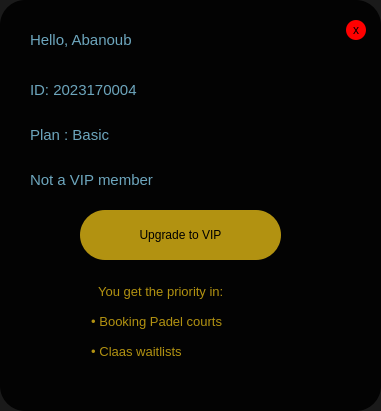
   <widget class="QWidget" name="ProfileWidget" native="true">
    <property name="geometry">
     <rect>
      <x>60</x>
      <y>40</y>
      <width>381</width>
      <height>411</height>
     </rect>
    </property>
    <property name="styleSheet">
     <string notr="true">background: none;
background-color: rgba(0,0,0,0.9);
border-radius: 25px;</string>
    </property>
    <widget class="QLabel" name="NameLabel">
     <property name="geometry">
      <rect>
       <x>30</x>
       <y>30</y>
       <width>271</width>
       <height>20</height>
      </rect>
     </property>
     <property name="font">
      <font>
       <pointsize>11</pointsize>
      </font>
     </property>
     <property name="styleSheet">
      <string notr="true">background: none;
color: rgba(135, 206, 235,0.8)</string>
     </property>
     <property name="text">
      <string>Hello, Abanoub</string>
     </property>
    </widget>
    <widget class="QLabel" name="IDLabel">
     <property name="geometry">
      <rect>
       <x>30</x>
       <y>80</y>
       <width>271</width>
       <height>20</height>
      </rect>
     </property>
     <property name="font">
      <font>
       <pointsize>11</pointsize>
      </font>
     </property>
     <property name="styleSheet">
      <string notr="true">background: none;
color: rgba(135, 206, 235,0.8)</string>
     </property>
     <property name="text">
      <string>ID: 2023170004</string>
     </property>
    </widget>
    <widget class="QLabel" name="PlanLabel">
     <property name="geometry">
      <rect>
       <x>30</x>
       <y>125</y>
       <width>241</width>
       <height>20</height>
      </rect>
     </property>
     <property name="font">
      <font>
       <pointsize>11</pointsize>
      </font>
     </property>
     <property name="styleSheet">
      <string notr="true">background: none;
color: rgba(135, 206, 235,0.8)</string>
     </property>
     <property name="text">
      <string>Plan : Basic</string>
     </property>
    </widget>
    <widget class="QLabel" name="VIPMLabel">
     <property name="geometry">
      <rect>
       <x>30</x>
       <y>170</y>
       <width>271</width>
       <height>20</height>
      </rect>
     </property>
     <property name="font">
      <font>
       <pointsize>11</pointsize>
      </font>
     </property>
     <property name="styleSheet">
      <string notr="true">background: none;
color: rgba(135, 206, 235,0.8)</string>
     </property>
     <property name="text">
      <string>Not a VIP member</string>
     </property>
    </widget>
    <widget class="QWidget" name="VIPWidget" native="true">
     <property name="geometry">
      <rect>
       <x>50</x>
       <y>200</y>
       <width>281</width>
       <height>211</height>
      </rect>
     </property>
     <property name="styleSheet">
      <string notr="true">background: none;
background-color: rgba(0,0,0,0.0);</string>
     </property>
     <widget class="QTextEdit" name="textEdit">
      <property name="geometry">
       <rect>
        <x>30</x>
        <y>80</y>
        <width>221</width>
        <height>131</height>
       </rect>
      </property>
      <property name="styleSheet">
       <string notr="true">color: rgba( 253, 208, 23,0.7);
background-color: rgba(0,0,0,0.0);</string>
      </property>
      <property name="html">
       <string>&lt;!DOCTYPE HTML PUBLIC &quot;-//W3C//DTD HTML 4.0//EN&quot; &quot;http://www.w3.org/TR/REC-html40/strict.dtd&quot;&gt;
&lt;html&gt;&lt;head&gt;&lt;meta name=&quot;qrichtext&quot; content=&quot;1&quot; /&gt;&lt;meta charset=&quot;utf-8&quot; /&gt;&lt;style type=&quot;text/css&quot;&gt;
p, li { white-space: pre-wrap; }
hr { height: 1px; border-width: 0; }
li.unchecked::marker { content: &quot;\2610&quot;; }
li.checked::marker { content: &quot;\2612&quot;; }
&lt;/style&gt;&lt;/head&gt;&lt;body style=&quot; font-family:'Segoe UI'; font-size:9pt; font-weight:400; font-style:normal;&quot;&gt;
&lt;p style=&quot; margin-top:0px; margin-bottom:0px; margin-left:0px; margin-right:0px; -qt-block-indent:0; text-indent:0px;&quot;&gt;&lt;span style=&quot; font-size:10pt;&quot;&gt;    You get the priority in:&lt;/span&gt;&lt;/p&gt;
&lt;p style=&quot;-qt-paragraph-type:empty; margin-top:0px; margin-bottom:0px; margin-left:0px; margin-right:0px; -qt-block-indent:0; text-indent:0px; font-size:10pt;&quot;&gt;&lt;br /&gt;&lt;/p&gt;
&lt;p style=&quot; margin-top:0px; margin-bottom:0px; margin-left:0px; margin-right:0px; -qt-block-indent:0; text-indent:0px;&quot;&gt;&lt;span style=&quot; font-size:10pt;&quot;&gt;  • Booking Padel courts&lt;/span&gt;&lt;/p&gt;
&lt;p style=&quot;-qt-paragraph-type:empty; margin-top:0px; margin-bottom:0px; margin-left:0px; margin-right:0px; -qt-block-indent:0; text-indent:0px; font-size:10pt;&quot;&gt;&lt;br /&gt;&lt;/p&gt;
&lt;p style=&quot; margin-top:0px; margin-bottom:0px; margin-left:0px; margin-right:0px; -qt-block-indent:0; text-indent:0px;&quot;&gt;&lt;span style=&quot; font-size:10pt;&quot;&gt;  • Claas waitlists&lt;/span&gt;&lt;/p&gt;&lt;/body&gt;&lt;/html&gt;</string>
      </property>
     </widget>
     <widget class="QPushButton" name="VIPButton">
      <property name="geometry">
       <rect>
        <x>30</x>
        <y>10</y>
        <width>201</width>
        <height>50</height>
       </rect>
      </property>
      <property name="styleSheet">
       <string notr="true">QPushButton
{
background: none;
background-color: rgba( 253, 208, 23,0.7);
color: black;
border-radius: 25px;
}
QPushButton:hover
{
border: 3px solid rgba( 253, 208, 23,0.9);
background-color: rgba(250, 250, 250,0.8);
}</string>
      </property>
      <property name="text">
       <string>Upgrade to VIP</string>
      </property>
     </widget>
    </widget>
    <widget class="QPushButton" name="ExitPWButton">
     <property name="geometry">
      <rect>
       <x>346</x>
       <y>20</y>
       <width>20</width>
       <height>20</height>
      </rect>
     </property>
     <property name="styleSheet">
      <string notr="true">QPushButton{
background: none;
background-color: rgb(255, 0, 0);
border-radius: 10px;
}
QPushButton:hover
{
border: 2px solid rgba(250, 250, 250,0.9);
}
</string>
     </property>
     <property name="text">
      <string>x</string>
     </property>
    </widget>
   </widget>
